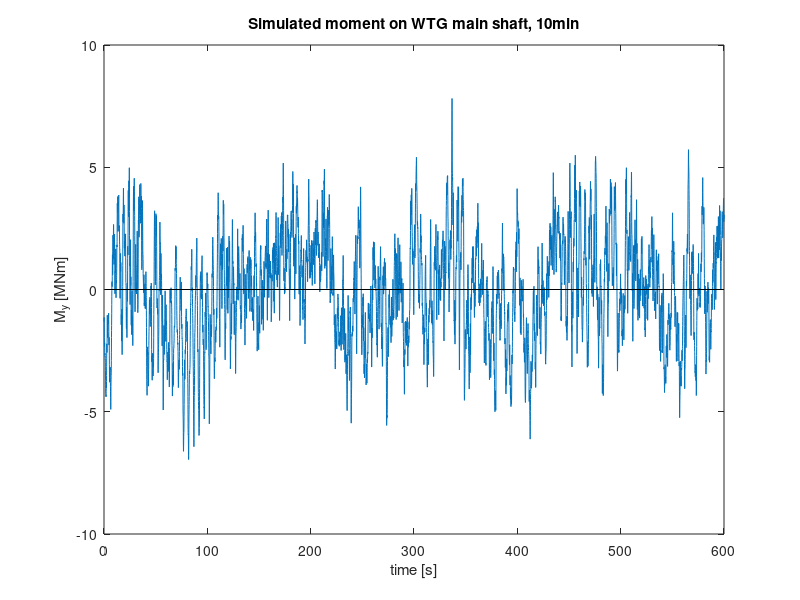
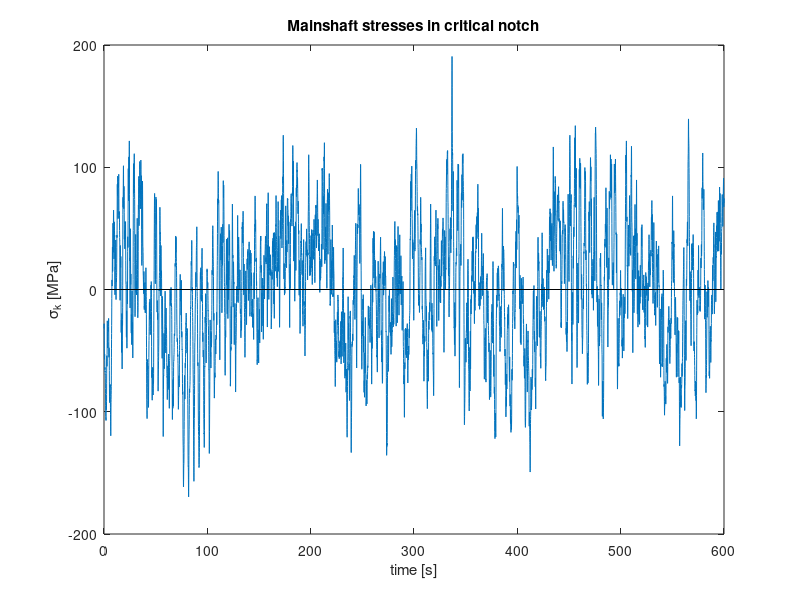

The MATLAB script that drew these images, in order: (Note: this script raises an error after producing the figures.)
% Advanced Metal Fatigue: Exercise 4 - Rainflow counting
clc; clear variables; close all;

% load time series
load My

figure
plot(t,My); hold on
plot([1 t(end)],[0 0],'k')
ylabel('M_y [MNm]')
xlabel('time [s]')
title('Simulated moment on WTG main shaft, 10min')



%% 1. Calculate stress-time series
S_per_M = 24.4; % transfer function [MPa/MNm]
S = My*S_per_M % stress-time series [MPa]

figure
plot(t,S); hold on
plot([1 t(end)],[0 0],'k')
ylabel('\sigma_{k} [MPa]')
xlabel('time [s]')
title('Mainshaft stresses in critical notch')


%% 2. Extract load cycles
[dS, Sm] = rainflow(S);
%Sa = dS/2; % convert stress ranges to amplitudes if needed
nS = length(dS); % no. extracted load cycles 


%% 3. Max stress range
max_stress_range = max(dS)
% seems plausible compared to the plot


%% 4. Calculate damage
% local SN curve from Ex3:
m1 = 5;
m2 = 9;
Rm = 400;
dS_RDk = 2*194.2/1.265; % converting to ranges
ND = 1e6;
C1 = ND*dS_RDk^m1;
C2 = ND*dS_RDk^m2;

k_mean = @(Sm) 1-Sm/Rm; % for sub-problem 7.

ni = 20*365.25*24*60/10; % repetitions of the 10min time series

D = 0;
for i = 1:nS
   
    % i'th stress amplitude
    dSi = dS(i)/k_mean(Sm(i)); % dividing by k_mean instead of multiplying to make it worse in case of tensile mean stress.
    
    % are we above or below knee point
    if dSi < dS_RDk 
        Ni = C2/dSi^m2;
    else % above
        Ni = C1/dSi^m1;
    end
    
    % PM rule
    Di = ni/Ni;
    
    % accumulate
    D = D + Di;
    
end
D



%% 5. Equivalent stress range at ND
n_eq = ND;
dsum = 0;
for i = 1:nS
   
    % i'th stress amplitude
    dSi = dS(i)/k_mean(Sm(i));
    
    % are we above or below knee point
    if dSi < dS_RDk 
        dsumi = dS_RDk^(m1-m2) * dSi^m2*ni;
    else % above
        dsumi = dSi^m1*ni;
    end
        
    % accumulate
    dsum = dsum + dsumi;
    
end

dS_eq = (dsum/n_eq)^(1/m1)


%% 6. Estimate life and calculate utilization
n_applied = nS*ni;
fprintf('n_applied = %10i\n',n_applied)
fprintf('Nest =      %10i cycles\n',round(n_applied/D))
fprintf('Nest = %10f years\n',20/D)

% utilization ratio:
UR = dS_eq/dS_RDk


%% 7. Include k_mean
% see above.

